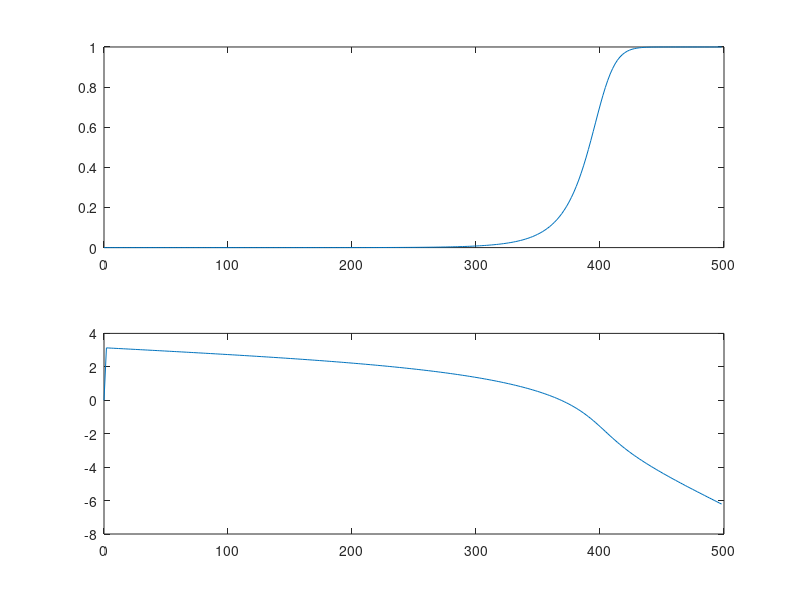
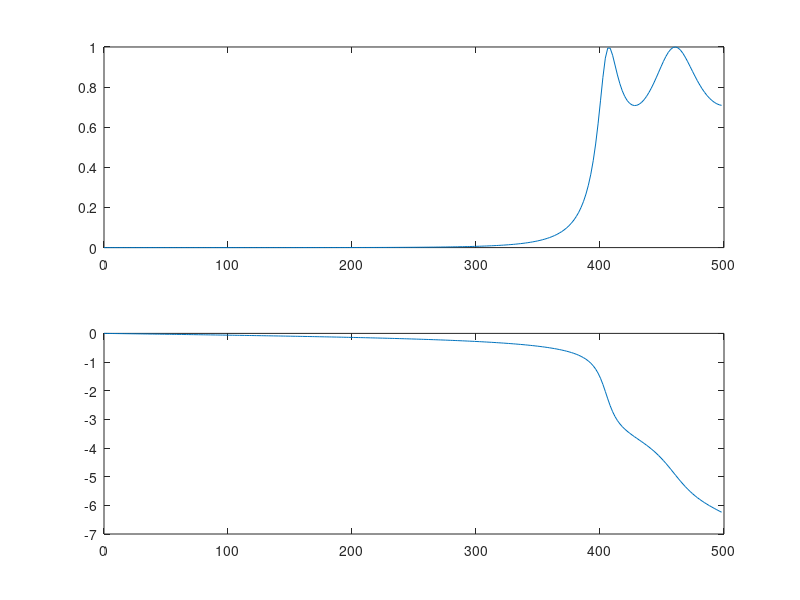
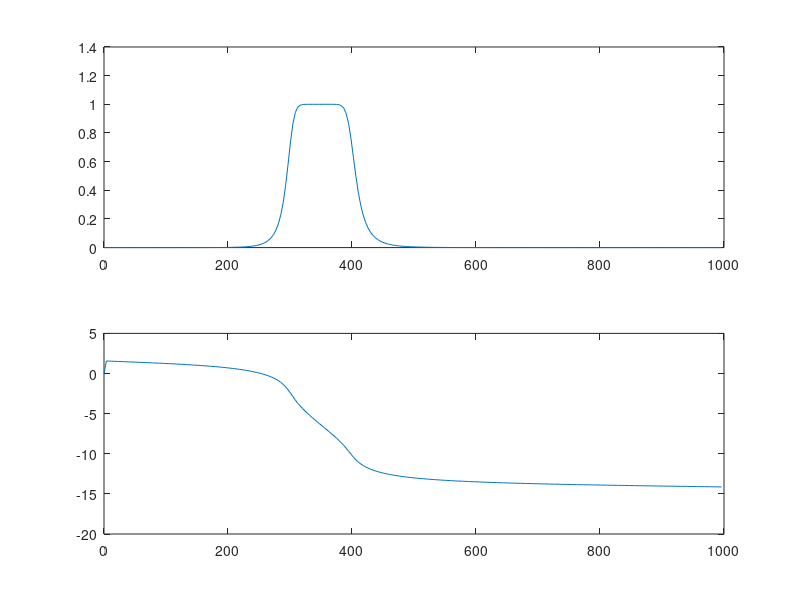
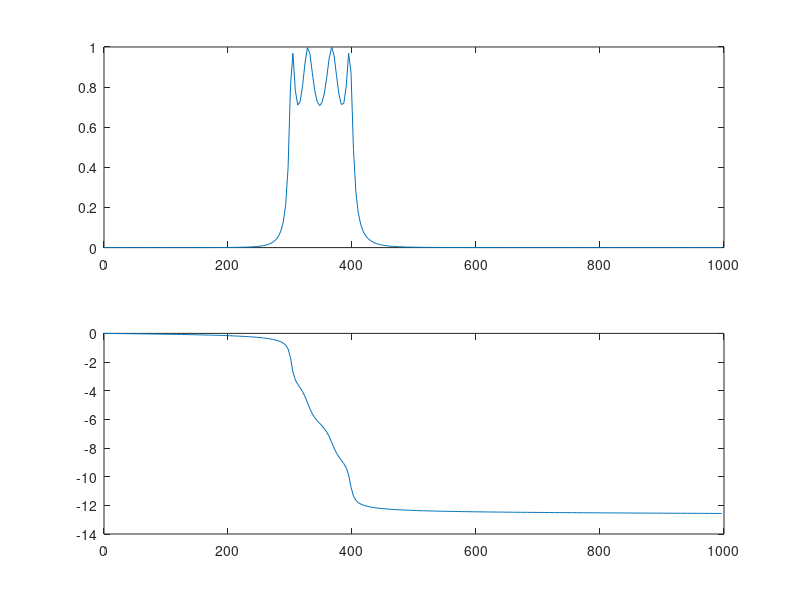

Reproduce these figures in MATLAB, in order.
clear all;
%HP
fp = 400;fs=300;Fs=1000;rp=3;rs=35;
wp = 2*pi*fp/Fs;ws = 2*pi*fs/Fs;
%Butt
[n1,wn1]=buttord(wp/pi,ws/pi,rp,rs);
[b1,a1]=butter(n1,wp/pi,'high');
[h1,w1]=freqz(b1,a1,256,Fs);
Hphase1 = angle(h1);
Hphase1 = unwrap(Hphase1);
h1=abs(h1);
figure(1)
subplot(211)
plot(w1,abs(h1));
subplot(212)
plot(w1,Hphase1);
%Cheb
[n2,wn2]= cheb1ord(wp/pi,ws/pi,rp,rs);
[b2,a2]= cheby1(n2,rp,wp/pi,'high');
[h2,w2]=freqz(b2,a2,256,Fs);
Hphase2 = angle(h2);
Hphase2 = unwrap(Hphase2);
h2 = abs(h2);
figure(2)
subplot(211)
plot(w2,h2);
subplot(212)
plot(w2,Hphase2)
%BP
fs = [200,500];fp=[300,400];Fs = 2000;rp=3;rs=40;
wp = 2*pi*fp/Fs;ws = 2*pi*fs/Fs;
%Butt
[n3,wn3]=buttord(wp/pi,ws/pi,rp,rs);
[b3,a3]=butter(n3,wp/pi);
[h3,w3]=freqz(b3,a3,256,Fs);
Hphase3 = angle(h3);
Hphase3 = unwrap(Hphase3);
h3 = abs(h3);
figure(3)
subplot(211)
plot(w3,h3);
subplot(212)
plot(w3,Hphase3);
%Cheb
[n4,wn4] = cheb1ord(wp/pi,ws/pi,rp,rs);
[b4,a4]=cheby1(n4,rp,wp/pi);
[h4,w4]=freqz(b4,a4,256,Fs);
Hphase4 = angle(h4);
Hphase4 = unwrap(Hphase4);
h4 = abs(h4);
figure(4)
subplot(211)
plot(w4,h4);
subplot(212)
plot(w4,Hphase4);